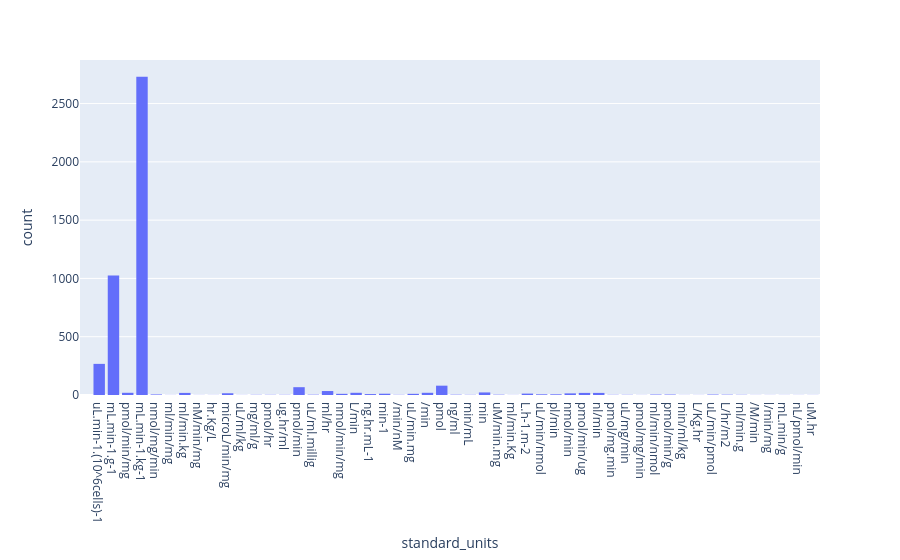

Notebook code for this chart:
### Code cell
# Getting rid of some entries where units strongly indicate that the value is not relevant.

df2 = df[~df["standard_units"].isin(['hr','%','pmol/mg','nM','L/hr','uL/min','l/h', 'uM', 'ml/min', 'min/ml/hr', 'nan', 'L/Kg', 'l', 'mg', '/hr',"10'-4/min", 'ug/min', 'L.h-1'])]

fig = px.histogram(df2, x="standard_units")
fig.show()

### Figure 1 — Plotly figure (JSON) as saved in the notebook; plotly's stock layout.template omitted (floating-point values rounded to 4 significant figures; data arrays with more than 128 entries replaced by an {"elided": "..."} marker saying what was removed)
{"data": [{"alignmentgroup": "True", "bingroup": "x", "hovertemplate": "standard_units=%{x}<br>count=%{y}<extra></extra>", "legendgroup": "", "marker": {"color": "#636efa", "pattern": {"shape": ""}}, "name": "", "offsetgroup": "", "orientation": "v", "showlegend": false, "type": "histogram", "x": {"elided": "5532 str values"}, "xaxis": "x", "yaxis": "y"}], "layout": {"autosize": true, "barmode": "relative", "legend": {"tracegroupgap": 0}, "margin": {"t": 60}, "xaxis": {"anchor": "y", "autorange": false, "domain": [0, 1], "range": [-1.345, 50.5], "title": {"text": "standard_units"}, "type": "category"}, "yaxis": {"anchor": "x", "autorange": true, "domain": [0, 1], "range": [0, 2874.0], "title": {"text": "count"}}}}
